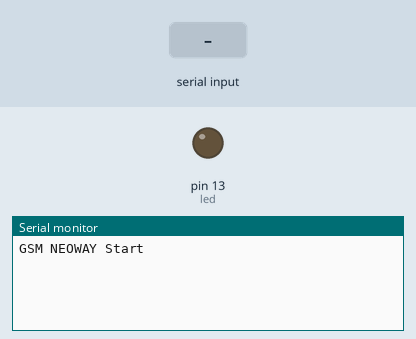
Simulated run of this sketch. Board: Arduino Uno, built with avr-gcc and run on an emulated ATmega328P. Shown: output pins drawn as LEDs (lit = HIGH), the last lines printed to the serial monitor. Inputs (shaded band) come from the test bench. The modem accepts every AT command (registered, SIM ready, sends succeed) and sends nothing else.

Above: at 3.2 s.
3.3 s: "callmy" received over Serial
At 4.4 s:
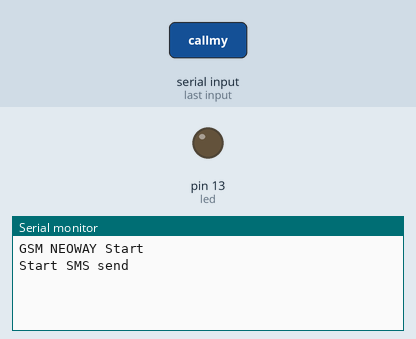
6.3 s: "callmy" received over the second serial link
At 7.3 s:
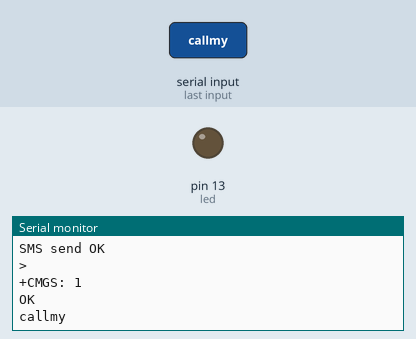
8.3 s: "1" received over the second serial link
At 9.5 s:
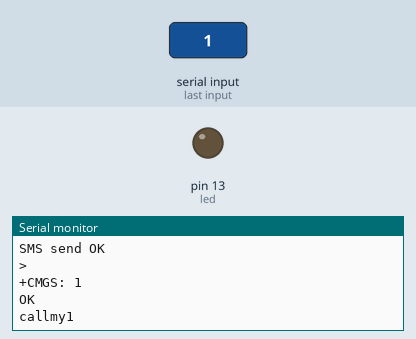

Measured:
- after the input at 3.3 s, the serial monitor: prints a new line at once (image 1)
- after the input at 6.3 s, the serial monitor: prints a new line after 0.60 s (image 2)
- after the input at 8.3 s, the serial monitor: prints a new line at once (image 3)

The sketch:

gsm.ino
```cpp
#include <SoftwareSerial.h>
SoftwareSerial mySerial(10, 11);  //TX RX

byte led = 13;


void setup()
{
  delay(2000);
  pinMode(led, OUTPUT);
  digitalWrite(led, LOW);
  Serial.begin(115200);
  mySerial.begin(115200);
  Serial.println("GSM NEOWAY Start");
  Serial.println();
}

void loop()
{
 if(Serial.available()) //если в мониторе порта ввели что-то
  {
    char ch = ' ';
    String val = "";

    while (Serial.available())
     {
       ch = Serial.read();
       val += char(ch); //собираем принятые символы в строку
       delay(5);
     }

    if(val.indexOf("callmy") > -1) // своя команда
     {
       sms(String("Hello")); // ВПИШИТЕ НОМЕР, с которого Вы будете звонить на модуль
     }

    else mySerial.println(val);  // передача всего, что набрано в терминале в GSM модуль
  }


 while(mySerial.available())
  {
    Serial.print((char)mySerial.read());
    delay(3);
  }
}

void sms(String text)  // отправка СМС
{
  Serial.println("Start SMS send");
  mySerial.println("AT+CMGS=+375295577829");
  delay(500);
  mySerial.print(text);
  delay(500);
  mySerial.print((char)26);
  delay(500);
  Serial.println("SMS send OK");
  delay(2000);
}
```
